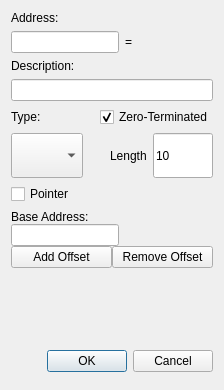
<?xml version="1.0" encoding="UTF-8"?>
<ui version="4.0">
 <class>Dialog</class>
 <widget class="QDialog" name="Dialog">
  <property name="geometry">
   <rect>
    <x>0</x>
    <y>0</y>
    <width>224</width>
    <height>390</height>
   </rect>
  </property>
  <property name="sizePolicy">
   <sizepolicy hsizetype="Preferred" vsizetype="Expanding">
    <horstretch>0</horstretch>
    <verstretch>0</verstretch>
   </sizepolicy>
  </property>
  <property name="minimumSize">
   <size>
    <width>0</width>
    <height>0</height>
   </size>
  </property>
  <property name="maximumSize">
   <size>
    <width>224</width>
    <height>16777215</height>
   </size>
  </property>
  <property name="windowTitle">
   <string>Add Address Manually</string>
  </property>
  <layout class="QGridLayout" name="gridLayout">
   <item row="7" column="0">
    <widget class="QWidget" name="widget_Pointer" native="true">
     <property name="enabled">
      <bool>true</bool>
     </property>
     <property name="minimumSize">
      <size>
       <width>0</width>
       <height>0</height>
      </size>
     </property>
     <layout class="QVBoxLayout" name="verticalLayout_4">
      <property name="spacing">
       <number>0</number>
      </property>
      <property name="leftMargin">
       <number>0</number>
      </property>
      <property name="topMargin">
       <number>0</number>
      </property>
      <property name="rightMargin">
       <number>0</number>
      </property>
      <property name="bottomMargin">
       <number>0</number>
      </property>
      <item>
       <layout class="QVBoxLayout" name="verticalLayout_Pointers">
        <item>
         <widget class="QLabel" name="label_BaseAddress">
          <property name="text">
           <string>Base Address:</string>
          </property>
         </widget>
        </item>
        <item>
         <layout class="QHBoxLayout" name="horizontalLayout_4">
          <item>
           <widget class="QLineEdit" name="lineEdit_PtrStartAddress">
            <property name="sizePolicy">
             <sizepolicy hsizetype="Fixed" vsizetype="Fixed">
              <horstretch>0</horstretch>
              <verstretch>0</verstretch>
             </sizepolicy>
            </property>
           </widget>
          </item>
          <item>
           <spacer name="horizontalSpacer_4">
            <property name="orientation">
             <enum>Qt::Horizontal</enum>
            </property>
            <property name="sizeHint" stdset="0">
             <size>
              <width>40</width>
              <height>20</height>
             </size>
            </property>
           </spacer>
          </item>
         </layout>
        </item>
        <item>
         <layout class="QHBoxLayout" name="horizontalLayout_5">
          <item>
           <widget class="QPushButton" name="addOffsetButton">
            <property name="text">
             <string>Add Offset</string>
            </property>
           </widget>
          </item>
          <item>
           <widget class="QPushButton" name="removeOffsetButton">
            <property name="text">
             <string>Remove Offset</string>
            </property>
           </widget>
          </item>
         </layout>
        </item>
       </layout>
      </item>
     </layout>
    </widget>
   </item>
   <item row="9" column="0">
    <widget class="QDialogButtonBox" name="buttonBox">
     <property name="sizePolicy">
      <sizepolicy hsizetype="Expanding" vsizetype="Expanding">
       <horstretch>0</horstretch>
       <verstretch>0</verstretch>
      </sizepolicy>
     </property>
     <property name="maximumSize">
      <size>
       <width>16777215</width>
       <height>35</height>
      </size>
     </property>
     <property name="orientation">
      <enum>Qt::Horizontal</enum>
     </property>
     <property name="standardButtons">
      <set>QDialogButtonBox::Cancel|QDialogButtonBox::Ok</set>
     </property>
    </widget>
   </item>
   <item row="3" column="0">
    <widget class="QCheckBox" name="checkBox_IsPointer">
     <property name="text">
      <string>Pointer</string>
     </property>
    </widget>
   </item>
   <item row="8" column="0">
    <spacer name="verticalSpacer">
     <property name="orientation">
      <enum>Qt::Vertical</enum>
     </property>
     <property name="sizeType">
      <enum>QSizePolicy::Expanding</enum>
     </property>
     <property name="sizeHint" stdset="0">
      <size>
       <width>20</width>
       <height>40</height>
      </size>
     </property>
    </spacer>
   </item>
   <item row="2" column="0">
    <layout class="QVBoxLayout" name="verticalLayout_3">
     <item>
      <layout class="QHBoxLayout" name="horizontalLayout_3">
       <item>
        <widget class="QLabel" name="label_5">
         <property name="text">
          <string>Type:</string>
         </property>
        </widget>
       </item>
       <item>
        <spacer name="horizontalSpacer_3">
         <property name="orientation">
          <enum>Qt::Horizontal</enum>
         </property>
         <property name="sizeHint" stdset="0">
          <size>
           <width>40</width>
           <height>20</height>
          </size>
         </property>
        </spacer>
       </item>
       <item>
        <widget class="QCheckBox" name="checkBox_zeroterminate">
         <property name="text">
          <string>Zero-Terminated</string>
         </property>
         <property name="checked">
          <bool>true</bool>
         </property>
        </widget>
       </item>
      </layout>
     </item>
     <item>
      <layout class="QHBoxLayout" name="horizontalLayout_2">
       <item>
        <widget class="QComboBox" name="comboBox_ValueType">
         <property name="sizePolicy">
          <sizepolicy hsizetype="Preferred" vsizetype="Preferred">
           <horstretch>0</horstretch>
           <verstretch>0</verstretch>
          </sizepolicy>
         </property>
         <property name="currentIndex">
          <number>-1</number>
         </property>
         <property name="sizeAdjustPolicy">
          <enum>QComboBox::AdjustToContents</enum>
         </property>
        </widget>
       </item>
       <item>
        <spacer name="horizontalSpacer_2">
         <property name="orientation">
          <enum>Qt::Horizontal</enum>
         </property>
         <property name="sizeHint" stdset="0">
          <size>
           <width>13</width>
           <height>20</height>
          </size>
         </property>
        </spacer>
       </item>
       <item>
        <widget class="QLabel" name="label_length">
         <property name="text">
          <string>Length</string>
         </property>
        </widget>
       </item>
       <item>
        <widget class="QLineEdit" name="lineEdit_length">
         <property name="sizePolicy">
          <sizepolicy hsizetype="Fixed" vsizetype="Expanding">
           <horstretch>0</horstretch>
           <verstretch>0</verstretch>
          </sizepolicy>
         </property>
         <property name="maximumSize">
          <size>
           <width>60</width>
           <height>16777215</height>
          </size>
         </property>
         <property name="inputMask">
          <string/>
         </property>
         <property name="text">
          <string>10</string>
         </property>
        </widget>
       </item>
      </layout>
     </item>
    </layout>
   </item>
   <item row="0" column="0">
    <layout class="QVBoxLayout" name="verticalLayout_2">
     <item>
      <widget class="QLabel" name="label">
       <property name="text">
        <string>Address:</string>
       </property>
      </widget>
     </item>
     <item>
      <layout class="QHBoxLayout" name="horizontalLayout">
       <item>
        <widget class="QLineEdit" name="lineEdit_address">
         <property name="sizePolicy">
          <sizepolicy hsizetype="Fixed" vsizetype="Fixed">
           <horstretch>0</horstretch>
           <verstretch>0</verstretch>
          </sizepolicy>
         </property>
         <property name="minimumSize">
          <size>
           <width>100</width>
           <height>0</height>
          </size>
         </property>
         <property name="text">
          <string/>
         </property>
        </widget>
       </item>
       <item>
        <widget class="QLabel" name="label_2">
         <property name="text">
          <string>=</string>
         </property>
        </widget>
       </item>
       <item>
        <widget class="QLabel" name="label_valueofaddress">
         <property name="text">
          <string/>
         </property>
         <property name="textInteractionFlags">
          <set>Qt::LinksAccessibleByMouse|Qt::TextSelectableByMouse</set>
         </property>
        </widget>
       </item>
       <item>
        <spacer name="horizontalSpacer">
         <property name="orientation">
          <enum>Qt::Horizontal</enum>
         </property>
         <property name="sizeHint" stdset="0">
          <size>
           <width>40</width>
           <height>20</height>
          </size>
         </property>
        </spacer>
       </item>
      </layout>
     </item>
    </layout>
   </item>
   <item row="1" column="0">
    <layout class="QVBoxLayout" name="verticalLayout">
     <item>
      <widget class="QLabel" name="label_4">
       <property name="text">
        <string>Description:</string>
       </property>
      </widget>
     </item>
     <item>
      <widget class="QLineEdit" name="lineEdit_description">
       <property name="text">
        <string/>
       </property>
      </widget>
     </item>
    </layout>
   </item>
  </layout>
 </widget>
 <resources/>
 <connections>
  <connection>
   <sender>buttonBox</sender>
   <signal>accepted()</signal>
   <receiver>Dialog</receiver>
   <slot>accept()</slot>
   <hints>
    <hint type="sourcelabel">
     <x>286</x>
     <y>399</y>
    </hint>
    <hint type="destinationlabel">
     <x>157</x>
     <y>274</y>
    </hint>
   </hints>
  </connection>
  <connection>
   <sender>buttonBox</sender>
   <signal>rejected()</signal>
   <receiver>Dialog</receiver>
   <slot>reject()</slot>
   <hints>
    <hint type="sourcelabel">
     <x>286</x>
     <y>399</y>
    </hint>
    <hint type="destinationlabel">
     <x>283</x>
     <y>274</y>
    </hint>
   </hints>
  </connection>
 </connections>
</ui>
